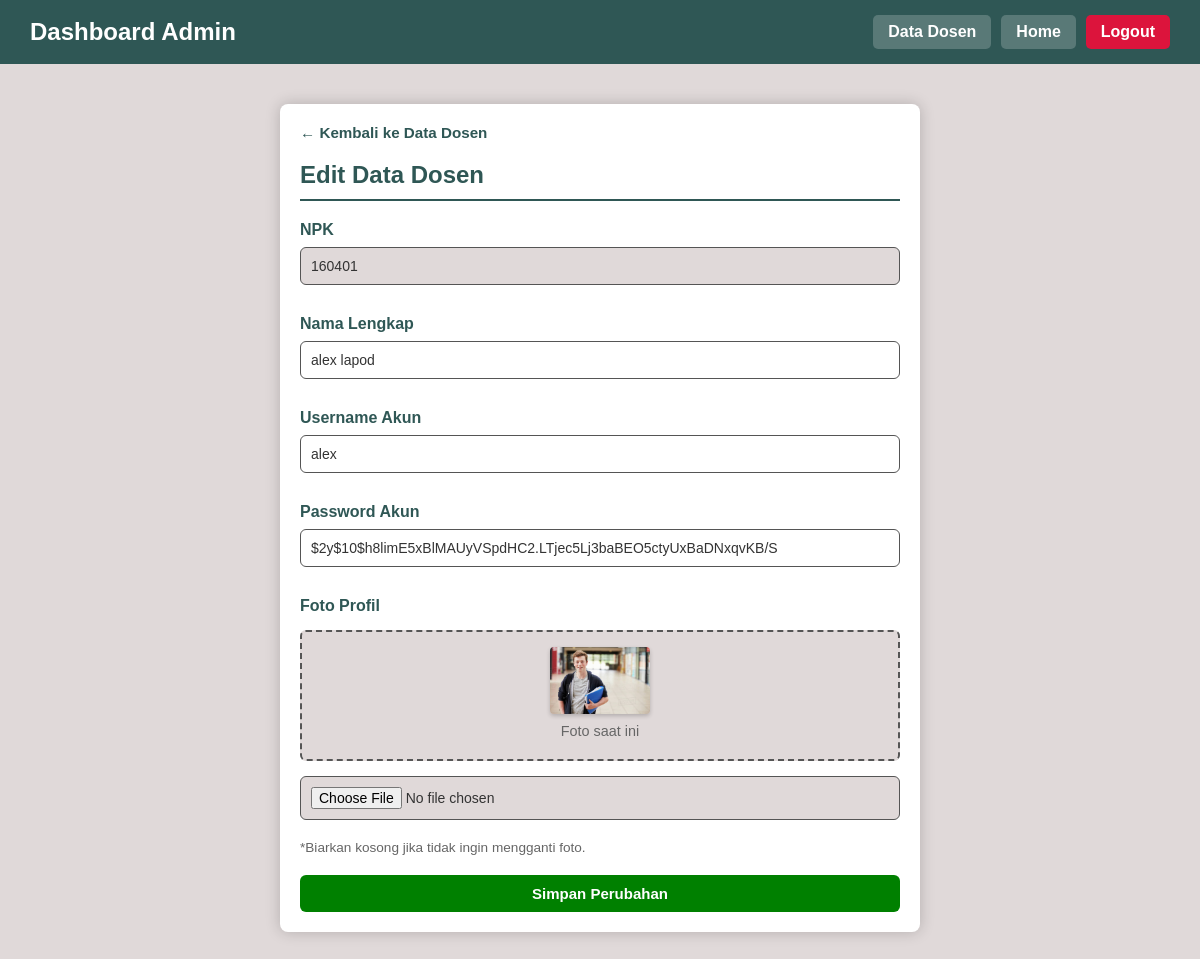
The app's page /admin/dosen/edit_dosen.php?npk=160401 with its own data.
### tables this page shows
CREATE TABLE `dosen` (
  `npk` char(6) NOT NULL,
  `nama` varchar(45) DEFAULT NULL,
  `foto_extension` varchar(4) DEFAULT NULL
);

CREATE TABLE `akun` (
  `username` varchar(20) NOT NULL,
  `password` varchar(100) DEFAULT NULL,
  `nrp_mahasiswa` char(9) DEFAULT NULL,
  `npk_dosen` char(6) DEFAULT NULL,
  `isadmin` tinyint(1) DEFAULT 0
);

### Database.php (called while the page is built, shortened)
<?php
class Database
{
    private $host = "localhost";
    private $username = "root";
    private $password = "";
    private $database = "fullstack";
    private $connection;
    public function __construct()
    {
        $this->connection = new mysqli(
            $this->host,
            $this->username,
            $this->password,
            $this->database
        );
    }
    public function prepare($sql)
    {
        return $this->connection->prepare($sql);
    }
}
class AccountModel
{
    private $db;
    public function __construct()
    {
        $this->db = new Database();
    }
    public function getAccountByDosenNPK($npk)
    {
        $sql = "SELECT username, password FROM akun WHERE npk_dosen = ?";
        $stmt = $this->db->prepare($sql);
        $stmt->bind_param("s", $npk);
        $stmt->execute();
        $result = $stmt->get_result();
        return $result->fetch_assoc();
    }
}
class DosenModel
{
    private $db;
    public function __construct()
    {
        $this->db = new Database();
    }
    public function getDosenByNPK($npk)
    {
        $sql = "SELECT * FROM dosen WHERE npk = ?";
        $stmt = $this->db->prepare($sql);
        $stmt->bind_param("s", $npk);
        $stmt->execute();
        $result = $stmt->get_result();
        return $result->fetch_assoc();
    }
}
?>

### admin/dosen/edit_dosen.php (the view, shortened to what this page needs)
<?php
require_once '../../Database.php';
$dosenModel = new DosenModel();
$accountModel = new AccountModel();
$npk = $_GET['npk'];
$dosen = $dosenModel->getDosenByNPK($npk);
$akun = $accountModel->getAccountByDosenNPK($npk);
?>
<!DOCTYPE html>
<html lang="id">
<head>
    <link rel="stylesheet" href="../../css/style.css">
</head>
<body>
    <header>
        <h2>Dashboard Admin</h2>
        <nav>
            <a href="admin_tabeldosen.php">Data Dosen</a>
            <a href="../admin_home.php">Home</a>
            <a href="../../logout.php" class="logout">Logout</a>
        </nav>
    </header>
    <main class="container">
        <div class="box box-medium">
            <a href="admin_tabeldosen.php" class="link-back">
                &leftarrow; Kembali ke Data Dosen
            </a>
            <h2 class="form-title">Edit Data Dosen</h2>
            <form method="POST" enctype="multipart/form-data">
                <div style="margin-bottom: 15px;">
                    <label>NPK</label>
                    <input type="text" name="npk" value="<?php echo htmlspecialchars($dosen['npk']); ?>" readonly style="background-color: var(--bg-body); cursor: not-allowed;">
                </div>
                <div style="margin-bottom: 15px;">
                    <label>Nama Lengkap</label>
                    <input type="text" name="nama" value="<?php echo htmlspecialchars($dosen['nama']); ?>" required>
                </div>
                <div style="margin-bottom: 15px;">
                    <label>Username Akun</label>
                    <input type="text" name="username" value="<?php echo htmlspecialchars($akun['username']); ?>" required>
                </div>
                <div style="margin-bottom: 15px;">
                    <label>Password Akun</label>
                    <input type="text" name="password" placeholder="Isi untuk mengubah password baru..." value="<?php echo isset($akun['password']) ? htmlspecialchars($akun['password']) : ''; ?>" required>
                </div>
                <div style="margin-bottom: 20px;">
                    <label>Foto Profil</label>
                    <div class="current-photo-container">
                        <?php
                        if (!empty($dosen['foto_extension'])) {
                            $foto_path = "../../foto_dosen/" . $dosen['nama'] . "_" . $dosen['npk'] . "." . $dosen['foto_extension'];
                            if (file_exists($foto_path)) {
                                echo '<img src="' . $foto_path . '?' . time() . '" class="img-thumbnail" width="150" alt="Foto Dosen">';
                                echo '<p>Foto saat ini</p>';
                            } else {
                                echo '<p class="error-msg" style="display:inline-block; margin:0;">File foto fisik tidak ditemukan.</p>';
                            }
                        } else {
                            echo '<p>Tidak ada foto yang tersimpan.</p>';
                        }
                        ?>
                    </div>
                    <input type="file" name="foto" accept="image/*">
                    <p style="font-size: 0.85em; color: var(--text-muted); margin-top: 5px;">*Biarkan kosong jika tidak ingin mengganti foto.</p>
                </div>
                <button type="submit" class="btn btn-green btn-block">Simpan Perubahan</button>
            </form>
        </div>
    </main>
</body>
</html>

### css/style.css (style rules this page uses)
@media (prefers-color-scheme: light) { :root { --bg-body: #E0D9D9; --bg-card: #ffffff; --text-main: #333333; --primary-color: #2F5755; --btn-bg: #2F5755; --border-color: #555; --input-bg: #ffffff; --shadow-color: rgba(0, 0, 0, 0.2); --title-color: #2F5755; --text-muted: #666666; --bg-thread-item: #f8f9fa; --btn-thread-bg: #4a6fa5; --status-open-bg: #d4edda; --status-open-text: #155724; --status-close-bg: #f8d7da; --status-close-text: #721c24; --chat-bg-area: #efe7dd; --chat-bubble-sent: #dcf8c6; --chat-bubble-received: #ffffff; --chat-text-sent: #333; --chat-header-border: #ddd; } }
body { font-family: Arial, sans-serif; background-color: var(--bg-body); color: var(--text-main); margin: 0; min-height: 100vh; }
header { background-color: var(--primary-color); color: white; padding: 15px 30px; display: flex; justify-content: space-between; align-items: center; }
header h2 { margin: 0; font-size: 1.5rem; color: white; }
nav { display: flex; gap: 10px; }
nav a { color: white; text-decoration: none; background-color: rgba(255, 255, 255, 0.2); padding: 8px 15px; border-radius: 5px; font-weight: bold; }
main, .container { padding: 40px; max-width: 1200px; margin: 0 auto; }
h1, h2, h3 { color: var(--title-color); margin-top: 0; }
.box, .form-container { background: var(--bg-card); padding: 20px; margin-bottom: 25px; border-radius: 8px; box-shadow: 0 0 15px 0 var(--shadow-color); color: var(--text-main); }
.box-medium { max-width: 600px; margin-left: auto; margin-right: auto; }
.form-title { border-bottom: 2px solid var(--primary-color); padding-bottom: 10px; margin-bottom: 20px; }
input, select, textarea { width: 100%; padding: 10px; margin-bottom: 15px; border: 1px solid var(--border-color); border-radius: 6px; font-size: 14px; box-sizing: border-box; background-color: var(--input-bg); color: var(--text-main); }
input[type="file"] { padding: 10px; background-color: var(--bg-body); height: auto; cursor: pointer; }
label { display: block; margin-bottom: 8px; font-weight: 600; color: var(--title-color); }
.current-photo-container { text-align: center; margin: 15px 0; padding: 15px; border: 2px dashed var(--border-color); border-radius: 6px; background-color: var(--bg-body); }
.current-photo-container p { margin: 5px 0; font-size: 0.9em; color: var(--text-muted); }
button, .btn, .menu-button { display: inline-block; background-color: var(--btn-bg); color: white; padding: 10px 20px; border: none; border-radius: 6px; font-size: 15px; font-weight: bold; cursor: pointer; text-decoration: none; text-align: center; transition: background-color 0.3s; }
.btn-red, .logout { color: white; text-decoration: none; background-color: crimson; padding: 8px 15px; border-radius: 5px; font-weight: bold; }
.btn-green { background-color: green; }
.btn-block { display: block; width: 100%; text-align: center; box-sizing: border-box; }
.link-back { display: inline-flex; align-items: center; margin-bottom: 20px; color: var(--primary-color); text-decoration: none; font-weight: bold; font-size: 0.95em; transition: color 0.3s; }
.img-thumbnail { width: 100px; height: auto; border-radius: 4px; box-shadow: 0 2px 4px var(--shadow-color); object-fit: cover; }

### records on screen
dosen: npk "160401", nama "alex lapod", nama+npk+foto_extension (picture)
akun: username "alex", password "$2y$10$h8limE5xBlMAUyVSpdHC2.LTjec5Lj3baBEO5ctyUxBaDNxqvKB/S"
